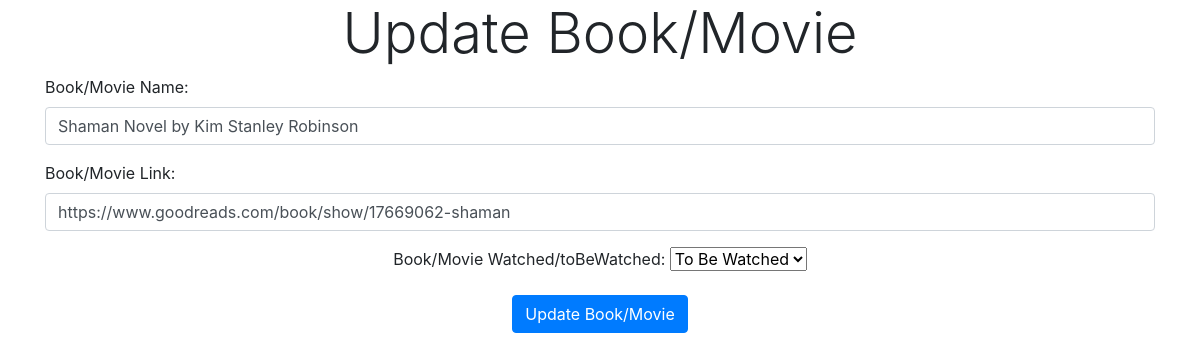
Screenshot of /booksandmoviesapp/update/15 with the database file from the repository.
### booksandmoviesapp/models.py (models this page shows)
class booksandmovies(models.Model):
    booksandmovies_name = models.TextField()
    booksandmovies_link = models.TextField()
    booksandmovies_remark = models.TextField()

### booksandmoviesapp/views.py (the view)
# urls.py: path('update/<int:pk>',views.updateBookorMovie, name='updateBookorMovie'),
def updateBookorMovie(request,pk):
    updateBookorMovie = booksandmovies.objects.get(id = pk)
    return render(request,'booksandmoviesapp/update.html',{'updateBookorMovie':updateBookorMovie})

### booksandmoviesapp/templates/booksandmoviesapp/update.html (shortened to what this page needs)
<!doctype html>
<html lang="en">
{% load static %}
<head>
    <link rel="stylesheet" href="https://maxcdn.bootstrapcdn.com/bootstrap/4.0.0/css/bootstrap.min.css"
>
</head>
<body>
    <div class="container">
        <h2 class="display-4" style="text-align: center">Update Book/Movie</h2>
        <form action={% url 'edit' updateBookorMovie.id %} method="POST">
            <div class="form-group">
                <label for="exampleInputEmail1">Book/Movie Name:</label>
                <input type="text" class="form-control" id="booksandmovies_name" name="booksandmovies_name"
                    placeholder="Enter Book/Movie Name" value='{{updateBookorMovie.booksandmovies_name}}'>
            </div>
            <div class="form-group">
                <label for="exampleInputPassword1">Book/Movie Link:</label>
                <input type="url" class="form-control" id="booksandmovies_link" name="booksandmovies_link"
                    placeholder="Enter Book/Movie Link" value='{{updateBookorMovie.booksandmovies_link}}'>
            </div>
            <div class="form-group" style="text-align: center">
                <label for="exampleInputPassword1">Book/Movie Watched/toBeWatched:</label>
                <select class="form-select" aria-label="Default select example" id="booksandmovies_remark"
                    name="booksandmovies_remark">
                    <option value='toBeWatched'>To Be Watched</option>
                </select>
            </div>
            <div class="form-group" style="text-align: center">
                <button type="submit" class="btn btn-primary" style="text-align: center">Update Book/Movie</button>
            </div>
        </form>
    </div>
</body>
</html>

### rows the page displays
booksandmovies: booksandmovies_name "Shaman Novel by Kim Stanley Robinson", booksandmovies_link "https://www.goodreads.com/book/show/17669062-shaman"
